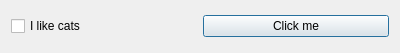
<?xml version="1.0" encoding="UTF-8"?>
<ui version="4.0">
 <class>Dialog</class>
 <widget class="QDialog" name="Dialog">
  <property name="geometry">
   <rect>
    <x>0</x>
    <y>0</y>
    <width>400</width>
    <height>53</height>
   </rect>
  </property>
  <property name="windowTitle">
   <string>Dialog</string>
  </property>
  <layout class="QHBoxLayout" name="horizontalLayout">
   <item>
    <widget class="QCheckBox" name="checkBox">
     <property name="text">
      <string>I like cats</string>
     </property>
    </widget>
   </item>
   <item>
    <widget class="QPushButton" name="pushButton">
     <property name="text">
      <string>Click me</string>
     </property>
    </widget>
   </item>
  </layout>
 </widget>
 <layoutdefault spacing="6" margin="11"/>
 <resources/>
 <connections/>
</ui>
